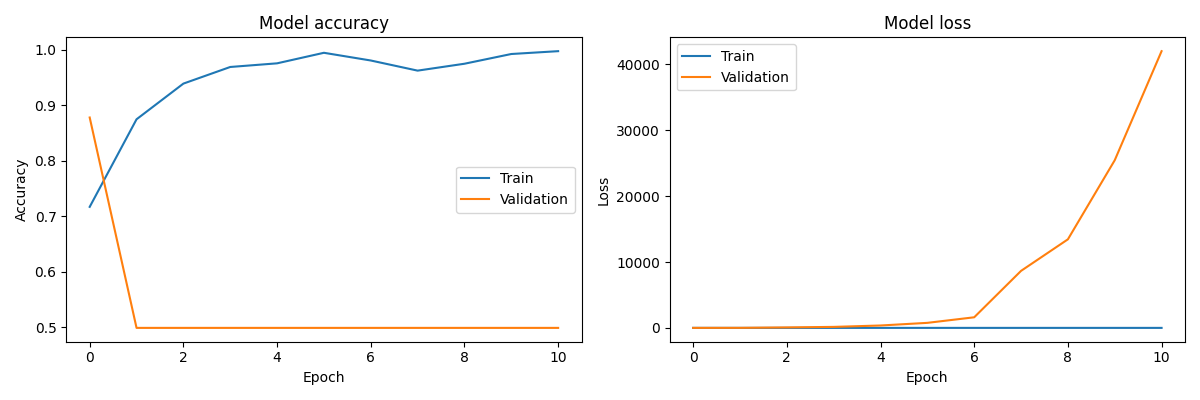
#> input picture training_history.png, 1200 x 400 px; its folder holds only this picture in this run
$ python -i dataaug.py   (imports and definitions only)
#> lines starting #> are read from the running program, lines starting #| are printed output that depends on the picture
#> further down, picture is the input picture: PIL image 1200x400 RGBA; mean R, G, B, A 250.2, 249.9, 249.5, 255
import cv2
import numpy as np
from PIL import Image, ImageEnhance
import random
import os

# Function to add random noise to the image
# [5 lines left out: function add_noise, not called in this run]

# Function to apply random brightness adjustment
def adjust_brightness(image, factor=1.2):
    enhancer = ImageEnhance.Brightness(image)
    return enhancer.enhance(factor)

# Function to rotate the image by a random angle
def random_rotation(image, angle_range=(0, 20)):
    angle = random.uniform(*angle_range)
    return image.rotate(angle)

# Function to flip the image horizontally or vertically
# [6 lines left out: function random_flip, not called in this run]

# Function to resize/zoom the image
def random_zoom(image, scale_range=(0.8, 1.2)):
#> called with scale_range = (0.8, 1.2)
    scale = random.uniform(*scale_range)
    width, height = image.size
#> width = 1200; height = 400
    new_width, new_height = int(width * scale), int(height * scale)
#> new_width = 1365; new_height = 455
    image = image.resize((new_width, new_height), Image.LANCZOS)

    # Crop to original size if scaled up, pad if scaled down
    if scale >= 1.0:
        left = (new_width - width) // 2
#> left = 82
        top = (new_height - height) // 2
#> top = 27
        image = image.crop((left, top, left + width, top + height))
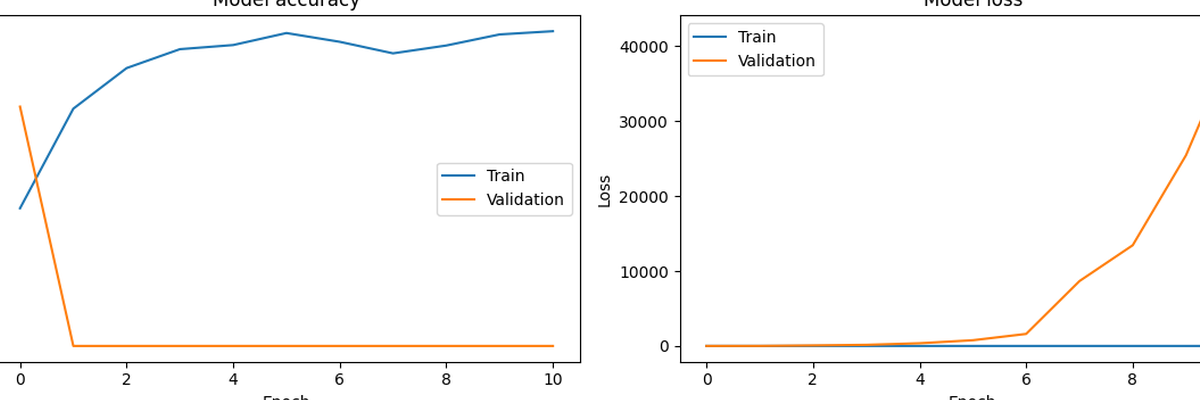
#> image: PIL image 1200x400 RGBA; mean R, G, B, A 250, 249.6, 249.1, 255
    else:
        image = image.resize((width, height))
    return image

# Main function to apply all augmentations to each image in the folder
# [24 lines left out: function augment_images_in_folder, not called in this run]

# Directory paths
input_folder = r"C:\Users\ghora\Desktop\AI-PJ\dataset\normal"    # Folder with original ECG images
output_folder = r"C:\Users\ghora\Desktop\AI-PJ\DaA-normal\output"       # Folder to save augmented images

# Perform augmentation on all images in the folder
# [1 line not run here, left out]

>>> from PIL import Image
>>> picture = Image.open('training_history.png')
>>> result = random_zoom(picture)
